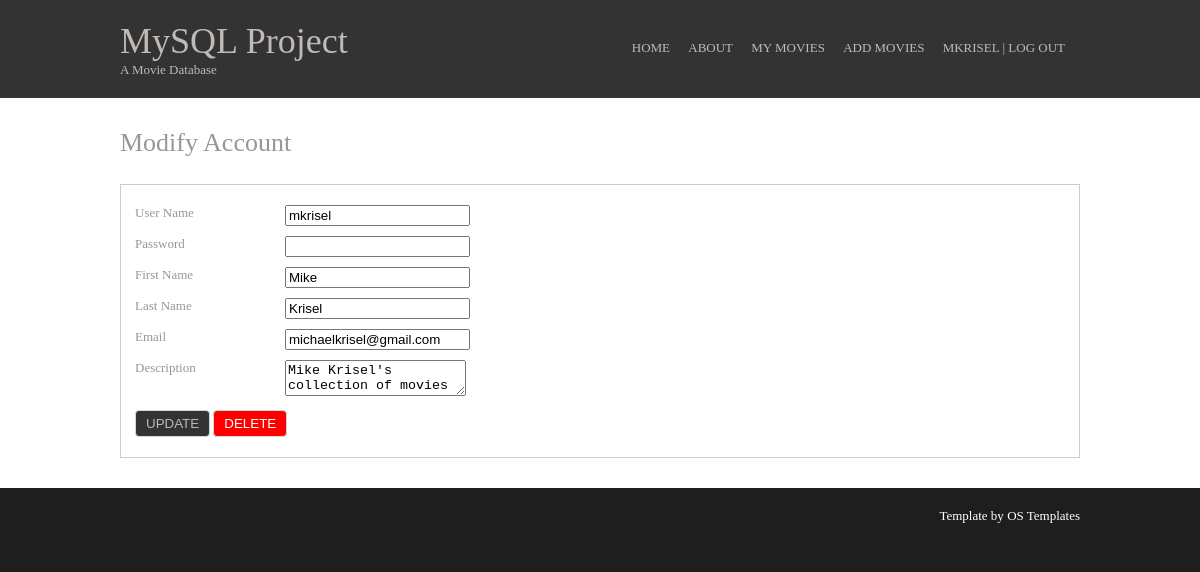
Page /mkrisel/modify-account/ (signed in) on the earlier database version.
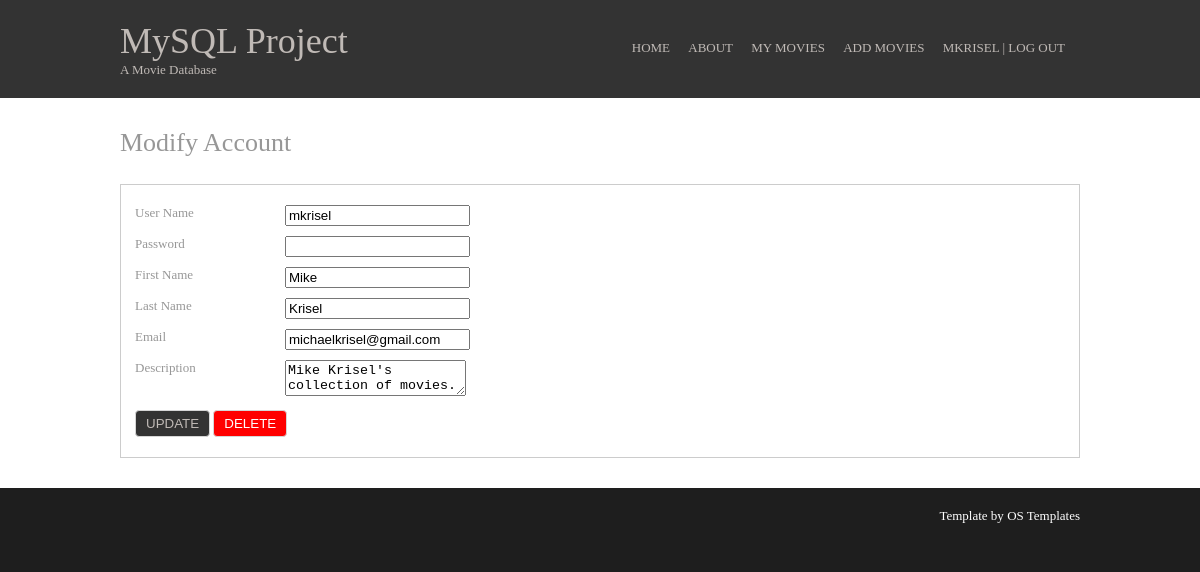
Same page on the later database version.
### tables this page shows
CREATE TABLE accounts (
	ID INT NOT NULL AUTO_INCREMENT
	, UserName VARCHAR(32) NOT NULL
	, FirstName VARCHAR(30) NOT NULL
	, LastName VARCHAR(30) NOT NULL
	, Email VARCHAR(100) NOT NULL
	, Password CHAR(40) NOT NULL
	, Salt INT NOT NULL
	, AccountDescription TEXT
	, AccountAdded DATE NOT NULL
	, PRIMARY KEY (ID)
	, INDEX (UserName, Password)
);

### index.php (called while the page is built, shortened)
<?php
	$controller = new controller\Controller();
	$controller->invoke();
?>

### src/db/mysqli.php (called while the page is built, shortened)
<?php
class mysqli {
	public function __construct($hostname, $username, $password, $database) {
		$this->hostname = $hostname;
		$this->username = $username;
		$this->password = $password;
		$this->database = $database;
		$this->mysqli = new \mysqli($this->hostname, $this->username, $this->password, $this->database);
	}
	public function query($statement) {
		$this->result = $this->mysqli->query($statement);
		$this->values = array();
		if (is_object($this->result)) {
			while ($row = mysqli_fetch_array($this->result, MYSQLI_ASSOC)) {
				$this->values[] = $row;
			}
			return $this->values;
		} else {
			return $this->result;
		}
	}
}
?>

### src/model/model-account.php (called while the page is built, shortened)
<?php
class Model
{
	public $ID;
	public $userName;
	public $db;
	public function getAccountDetails ()
	{
		$query = $this->db->query("SELECT
			FirstName,
			LastName,
			Email,
			AccountDescription
			FROM accounts
			WHERE ID = '".$this->ID."'
			AND UserName = '".$this->userName."';");
		$result = $query[0];
		$account = new account\Account($this->ID, $this->userName, $result['FirstName'], $result['LastName'], $result['Email'], $result['AccountDescription']);
		return $account;
	}
	public function getAccount ($db, $ID, $userName)
	{
		$this->db = $db;
		$this->ID = $ID;
		$this->userName = $userName;
		$accountDetails = $this->getAccountDetails();
		return $accountDetails ;
	}
}
?>

### src/model/account.php (called while the page is built, shortened)
<?php
class Account
{
	public function __construct ($ID, $userName, $firstName, $lastName, $email, $accountDescription)
    {
	    $this->userName = $userName;
	    $this->firstName = $firstName;
	    $this->lastName = $lastName;
			$this->email = $email;
			$this->accountDescription = $accountDescription;
    }
}
?>

### src/view/account-modify.php (the view, shortened to what this page needs)
<?php
	$content = '<h2 class="fieldset">Modify Account</h2>';
	$form = '<fieldset>
		<form id="myForm" name="create" method="POST">
			<div><label>User Name</label><input type="hidden" name="ID" value="'.$account->ID.'" /><input type="text" name="setusername" value="'.(isset($_POST['setusername']) ? $_POST['setusername'] : $account->userName).'" readonly="readonly" /></div>
			<div><label>Password</label><input type="password" name="password" /></div>
			<div><label>First Name</label><input type="text" name="firstname" value="'.(isset($_POST['firstname']) ? $_POST['firstname'] : $account->firstName).'" /></div>
			<div><label>Last Name</label><input type="text" name="lastname" value="'.(isset($_POST['lastname']) ? $_POST['lastname'] : $account->lastName).'" /></div>
			<div><label>Email</label><input type="text" class="required email" name="email" value="'.(isset($_POST['email']) ? $_POST['email'] : $account->email).'" /></div>
			<div><label>Description</label><textarea name="description">'.(isset($_POST['description']) ? $_POST['description'] : $account->accountDescription).'</textarea><br />
			<input type="submit" value="update" />
			<input type="submit" name="delete" class="delete" value="delete" />
		</form>
  </fieldset>';
?>

Differences in the rows shown:
changed accounts "Mike": description "Mike Krisel's collection of movies" → "Mike Krisel's collection of movies."
